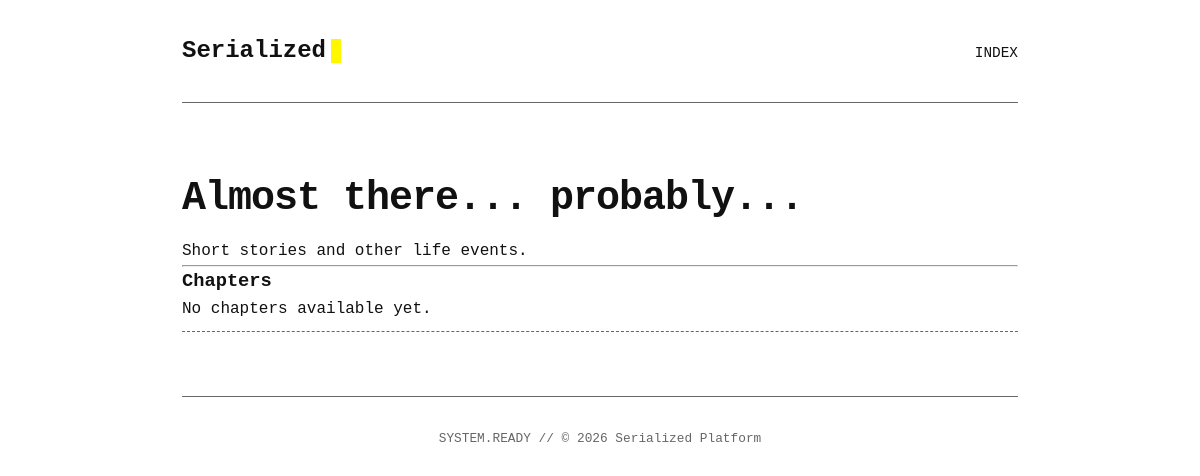
Screenshot of /almost-there-probably/ with the database file from the repository.
### stories/models.py (models this page shows, shortened)
class Story(models.Model):
    title = models.CharField(max_length=200)
    slug = models.SlugField(unique=True, help_text="URL friendly version of the title")
    summary = models.TextField()
    cover_image = models.URLField(blank=True, null=True, help_text="URL to a cover image (optional)")
    created_at = models.DateTimeField(auto_now_add=True)
    class Meta:
        verbose_name_plural = "Stories"

### stories/views.py (the view)
# urls.py: path('<slug:story_slug>/', views.story_detail, name='story_detail'),
def story_detail(request, story_slug):
    story = get_object_or_404(Story, slug=story_slug)
    chapters = story.chapters.published()
    return render(request, 'stories/story_detail.html', {
        'story': story,
        'chapters': chapters
    })

### stories/models.py (called while the page is built)
    def published(self):
        return self.get_queryset().filter(publish_date__lte=timezone.now())

### stories/templates/stories/story_detail.html (shortened to what this page needs)
{% extends "base.html" %}
{% block content %}
<article class="story-detail">
    <h1>{{ story.title }}</h1>
    <p class="summary">{{ story.summary }}</p>
    <hr>
    <h3>Chapters</h3>
    <ol class="chapter-list">
        {% for chapter in chapters %}
            <li>
                <a href="{{ chapter.get_absolute_url }}">
                    {{ chapter.title }}
                </a>
                <small>(Published: {{ chapter.publish_date|date:"M d, Y" }})</small>
            </li>
        {% empty %}
            <li>No chapters available yet.</li>
        {% endfor %}
    </ol>
</article>
{% endblock %}

### stories/static/stories/style.css (style rules this page uses)
:root { --bg-color: #ffffff; --text-color: #111111; --accent-color: #000000; --secondary-color: #666666; --code-bg: #f4f4f4; --highlight-color: #FFF700; --font-stack: 'JetBrains Mono', 'Fira Code', 'Courier New', monospace; }
* { box-sizing: border-box; margin: 0; padding: 0; }
body { background-color: var(--bg-color); color: var(--text-color); font-family: var(--font-stack); line-height: 1.6; padding: 2rem; max-width: 900px; margin: 0 auto; }
h1 { font-size: 2.5rem; font-weight: 700; margin-bottom: 0.5rem; letter-spacing: -1px; }
.chapter-list { list-style: none; }
.chapter-list li { margin-bottom: 0.5rem; border-bottom: 1px dashed var(--secondary-color); padding-bottom: 0.5rem; display: flex; justify-content: space-between; align-items: center; }

### rows the page displays
Story: title "Almost there... probably...", summary "Short stories and other life events."
